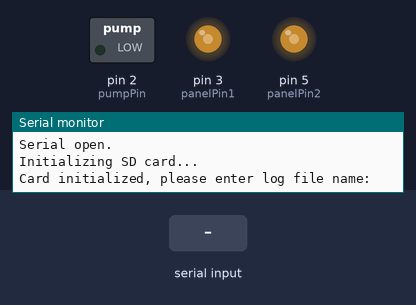
The sketch below on a simulated Arduino Uno, built with avr-gcc and run on an emulated ATmega328P. Shown: switched loads named in the sketch (green lamp = pin HIGH), output pins drawn as LEDs (lit = HIGH), the last lines printed to the serial monitor. Inputs (shaded band) come from the test bench. Storage starts empty.

Above: at 0.8 s.
0.9 s: "90,45\n" received over Serial
2.4 s: "90,45\n" received over the second serial link
At 3.2 s:
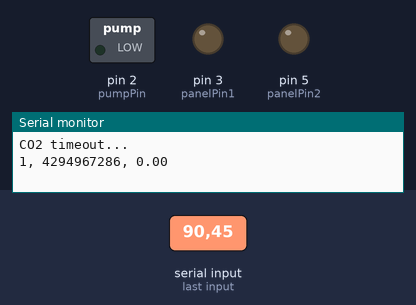
Timing chart, 0 to 5.4 s (numbered marks = the images above; inputs shaded):
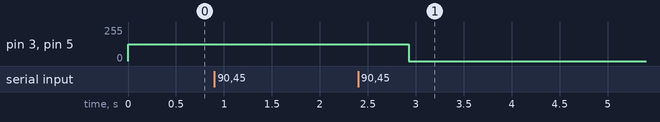

The sketch:

2021-02-06_control.ino
```cpp
#include "SoftwareSerial.h"
#include <SPI.h>
#include <SD.h>

// TODO
// Check that panelPins are assigned correctly
// Check that the pump timing is working correctly

// Initialize variables to store CO2 reading
SoftwareSerial cots1(7, 8); // Set up a virtual serial port using pin 12 for Rx and pin 13 for Tx
byte readCO2[] = {0xFE, 0X44, 0X00, 0X08, 0X02, 0X9F, 0X25};  // Command packet to read CO2
byte response[] = {0, 0, 0, 0, 0, 0, 0}; // Create an array to store the response
int valMultiplier = 10; // CO2 conversion factor to ppm

// Set timer variables
long initMillis;
long pumpMillis = 0;
long previousMillis = 0;
long pumpTime = 0;

// Set pins
int pumpPin = 2;
int panelPin1 = 3;
int panelPin2 = 5;

// Set initial PWM duty cycle
float lightLevel = 0.50; // 0.50 = 50%
float u = 0;

// Set PID variables
int ref = 800; // Reference CO2 concentration (ppm)
int err = 0;
//int cErr = 0;
float K_p = 0.2/100; // => full brightness at 1300 ppm
//float K_i = 0.1; // CHANGE AFTER UPDATING CONTROLLER

// Initalize data file name
String dataFile;

void setup() {
  // Serial setup
  Serial.begin(9600); // Open the main serial port to communicate with the computer
  while (!Serial) {
    ; // Wait for serial port to connect
  }
  Serial.println("\nSerial open.");
  cots1.begin(9600);  // Open the virtual serial port with a baud of 9600

  // Set panels to inital light level
  analogWrite(panelPin1, lightLevel * 255);
  analogWrite(panelPin2, lightLevel * 255);

  // Initialize peristaltic pump
  pinMode(pumpPin, OUTPUT);
  digitalWrite(pumpPin, LOW); // Make sure pump is off

  // Initialize SD card (from arduino.cc)
  Serial.println("Initializing SD card...");
  if (!SD.begin(10)) {
    Serial.println("Card failed, or not present. Halting.");
    while (1);  // Don't do anything more
  }
  Serial.println("Card initialized, please enter log file name:");
  while (!Serial.available());
  dataFile = Serial.readStringUntil('\n') + ".csv";
  Serial.println("Thank you, beginning data collection.\n");

  Serial.println("Type a decimal between 0 and 1 to set the light level.");
  Serial.println("Type a number between 5 and 480 to activate the CO2 pump for that many seconds.\n");

  initMillis = millis();
}

void loop() {
  unsigned long currentMillis = millis() - initMillis;

  // Shut off pump if enough time has lapsed
  if (pumpMillis != 0 && currentMillis - pumpMillis > pumpTime*1000) {
    digitalWrite(pumpPin, LOW);
    pumpTime = 0;
    pumpMillis = 0;
  }

  // Run the following once a second
  if (currentMillis - previousMillis > 1000) {
    previousMillis = currentMillis;

    String dataString = String(currentMillis / 1000) + ", ";

    // Call external function to get CO2 reading
    sendRequest(readCO2);
    unsigned long valCO2 = getValue(response);
    dataString += String(valCO2) + ", ";

    // Proportional control
    err = valCO2 - ref; // y-r
//    cErr += err*1; // integral of err
    u = K_p*err; // + K_i*cErr;
    if (u > 1) {
      u = 1;
    } else if (u < 0) { // consider changing to 20% so light never goes off
      u = 0;
    }
    lightLevel = u;
    analogWrite(panelPin1, u * 255);
    analogWrite(panelPin2, u * 255);

    if (Serial.available()) {
      float in = Serial.parseFloat();

      if (in >= 5 && in <= 480) {
        digitalWrite(pumpPin, HIGH);
        pumpTime = in;
        pumpMillis = currentMillis;
        Serial.print("Pump on until t = ");
        Serial.println((currentMillis/1000)+pumpTime);
      }
    }

    dataString += String(lightLevel);

    Serial.println(dataString); // Print to monitor: time (s), CO2 level (ppm), light level

    // Save data to SD card
    File dat = SD.open(dataFile, FILE_WRITE);
    if (dat) {
      dat.println(dataString);
      dat.close();
    } else {
      Serial.println("Error opening datalog file.");
    }
  }
}
```

CO2sensor_systemID.ino
```cpp
void sendRequest(byte packet[])
{
  while (!cots1.available()) //keep sending request until we start to get a response
  {
    cots1.write(readCO2, 7);
    delay(50);
  }

  int timeout = 0; //set a timeoute counter
  while (cots1.available() < 7 ) //Wait to get a 7 byte response
  {
    timeout++;
    if (timeout > 10)   //if it takes to long there was probably an error
    {
      while (cots1.available()) //flush whatever we have
        cots1.read();
      Serial.println("CO2 timeout...");
      break;                        //exit and try again
    }
    delay(50);
  }

  for (int i = 0; i < 7; i++)
  {
    response[i] = cots1.read();
  }
}

unsigned long getValue(byte packet[])
{
  int high = packet[3];                        //high byte for value is 4th byte in packet in the packet
  int low = packet[4];                         //low byte for value is 5th byte in the packet


  unsigned long val = high * 256 + low;              //Combine high byte and low byte with this formula to get value
  return val * valMultiplier;
}
```

Measured:
- after the input at 2.4 s, pin 3 (panelPin1), pin 5 (panelPin2): 127/255 → 0/255 after 0.53 s
